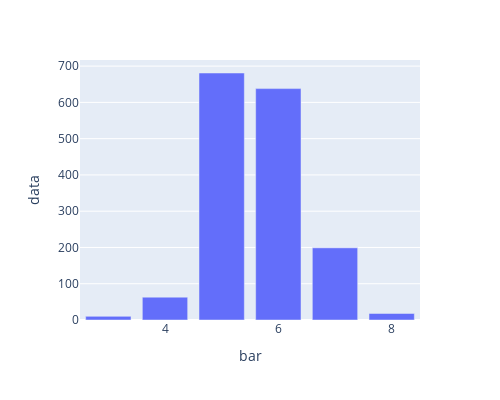

Source (notebook cell):
### Code cell
fig = px.bar(df_count2, x='bar', y='data',width=500, height=400)
fig.show()
plotly.offline.plot(fig, filename='/plotly_bar_test.html')

### Figure 1 — Plotly figure (JSON) as saved in the notebook; plotly's stock layout.template omitted (floating-point values rounded to 4 significant figures)
{"data": [{"alignmentgroup": "True", "hovertemplate": "bar=%{x}<br>data=%{y}<extra></extra>", "legendgroup": "", "marker": {"color": "#636efa"}, "name": "", "offsetgroup": "", "orientation": "v", "showlegend": false, "textposition": "auto", "type": "bar", "x": [5, 6, 7, 4, 8, 3], "xaxis": "x", "y": [681, 638, 199, 63, 18, 10], "yaxis": "y"}], "layout": {"barmode": "relative", "height": 400, "legend": {"tracegroupgap": 0}, "margin": {"t": 60}, "width": 500, "xaxis": {"anchor": "y", "domain": [0, 1], "title": {"text": "bar"}}, "yaxis": {"anchor": "x", "domain": [0, 1], "title": {"text": "data"}}}}
